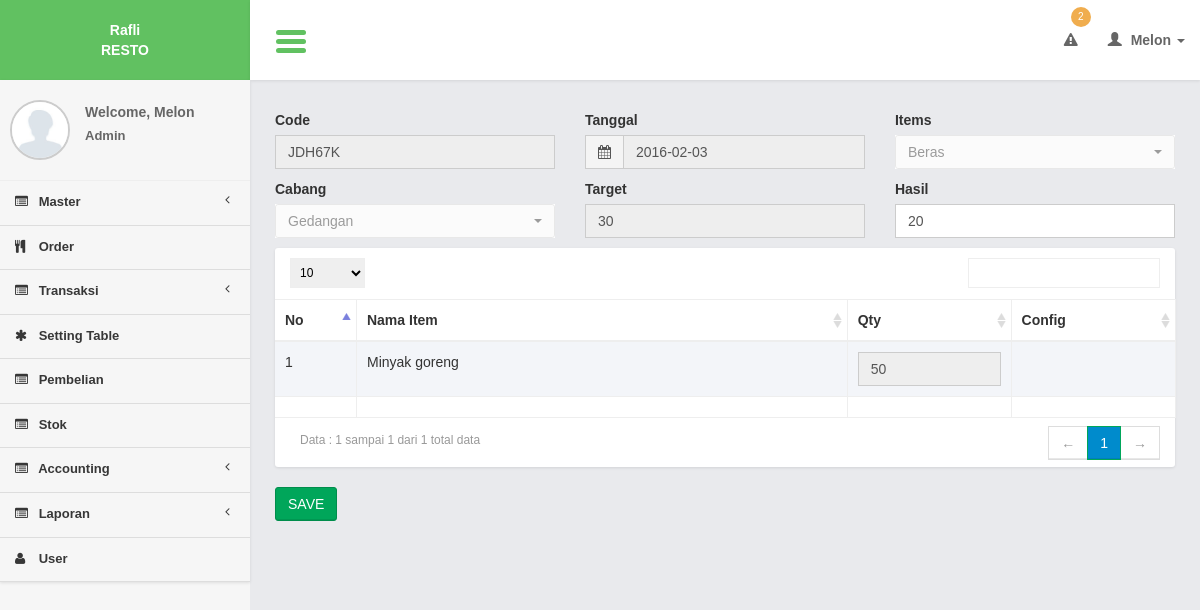
Screenshot of /controllers/transaksi_produksi.php?page=form&id=5 (signed in) with the database file from the repository.
### tables this page shows
CREATE TABLE `transaction_productions` (
  `transaction_production_id` int(11) NOT NULL,
  `branch_id` int(11) NOT NULL,
  `transaction_production_code` varchar(100) NOT NULL,
  `transaction_production_date` date NOT NULL,
  `item_id` int(11) NOT NULL,
  `transaction_production_target` int(11) NOT NULL,
  `transaction_production_hasil` int(11) NOT NULL
);

CREATE TABLE `items` (
  `item_id` int(11) NOT NULL,
  `item_name` varchar(100) NOT NULL,
  `unit_id` int(11) NOT NULL,
  `item_limit` int(11) NOT NULL
);

CREATE TABLE `branches` (
  `branch_id` int(11) NOT NULL,
  `branch_name` varchar(200) NOT NULL,
  `branch_img` text NOT NULL,
  `branch_desc` text NOT NULL,
  `branch_address` text NOT NULL,
  `branch_phone` varchar(100) NOT NULL,
  `branch_city` varchar(100) NOT NULL,
  `branch_type_id` int(11) NOT NULL
);

CREATE TABLE `transaction_production_details` (
  `transaction_production_detail_id` int(11) NOT NULL,
  `transaction_production_id` int(11) NOT NULL,
  `item_id` int(11) NOT NULL,
  `transaction_production_detail_qty` int(11) NOT NULL,
  `user_id` int(11) NOT NULL
);

### models/transaksi_produksi_model.php (called while the page is built, shortened)
<?php
function read_id($table_id){
	$query = mysql_query("select * from transaction_productions where transaction_production_id = '$table_id'");
	$row = mysql_fetch_object($query);
	return $row;
}
function select_detail($id,$user_id){
	 $query = mysql_query("select a.*,c.item_name
							  from transaction_production_details a
							  join items c on c.item_id = a.item_id
							  where a.transaction_production_id = '$id' and a.user_id = $user_id
							  order by a.transaction_production_id
							  ");
	return $query;
}
?>

### views/transaksi_produksi/form.php (the view, shortened to what this page needs)
<section class="content">
            <div class="row">
            <div class="col-xs-4">
           <div class="form-group">
                                            <label>Code</label>
                                            <input <? if ($row->transaction_production_id) {?> readonly <? }?> required type="text" id="i_code" name="i_code" class="form-control" placeholder="Masukkan code transaksi....." value="<?=$row->transaction_production_code ?>"/>
                                        </div>
            </div>
            <div class="col-xs-4">
            <div class="form-group">
             <label>Tanggal </label>
             <div class="input-group">
                                            <div class="input-group-addon">
                                                <i class="fa fa-calendar"></i>
                                            </div>
                                            <input type="text" <? if ($row->transaction_production_id) {?> readonly <? }?> required class="form-control pull-right" id="date_picker1" name="i_date" value="<?=$row->transaction_production_date ?>"/>
                                        </div>
            </div>
            </div>
             <div class="col-xs-4">
             <div class="form-group">
                                         <label>Items </label>
                                        <select name="i_item" id="i_item" <? if ($row->transaction_production_id) {?> disabled <? }?>  class="selectpicker show-tick form-control" data-live-search="true" onChange="load_data(this.value)" >
                                         <?php
                                        $query_item7 = mysql_query("select * from items order by item_id
																	");
                                        while($row_item7 = mysql_fetch_array($query_item7)){
                                        ?>
                                        <option value="<?= $row_item7['item_id']?>"><?php
										echo $row_item7['item_name']; ?></option>
                                        <?php
                                        }
                                        ?>
                                        </select>
                                      	</div>
            </div>
            <div class="col-xs-4">
             <div class="form-group">
                                         <label>Cabang  </label>
                                        <select name="i_cabang" id="i_cabang" <? if ($row->transaction_production_id) {?> disabled <? }?>  class="selectpicker show-tick form-control" data-live-search="true" onChange="load_data(this.value)" >
                                        <?php
                                        $query_branch = mysql_query("select a.*
																	from branches a
																	where branch_type_id = 2
																	order by branch_id
																	");
                                        while($row_branch = mysql_fetch_array($query_branch)){
                                        ?>
                                        <option value="<?= $row_branch['branch_id']?>"<?php if($row_branch['branch_id'] == $row->branch_id){ ?> selected="selected" <?php }?>><?php
										echo $row_branch['branch_name']; ?></option>
                                        <?php
                                        }
                                        ?>
                                        </select>
                                      	</div>
            </div>
            <div class="col-xs-4">
           <div class="form-group">
                                            <label>Target</label>
                                            <input required type="text" <? if ($row->transaction_production_id) {?> readonly <? }?> id="i_target" name="i_target" class="form-control" placeholder="Masukkan code target....." value="<?=$row->transaction_production_target ?>"/>
                                        </div>
            </div>
            <div class="col-xs-4">
           <div class="form-group">
                                            <label>Hasil</label>
                                            <input required <? if (!$row->transaction_production_id) {?> readonly <? }?> type="text" id="i_hasil" name="i_hasil" class="form-control" placeholder="Masukkan code hasil....." value="<?=$row->transaction_production_hasil ?>"/>
                                        </div>
            </div>
             <div class="row">
                        <div class="col-xs-12">
                            <div class="box">
                                    <table id="example1" class="table table-bordered table-striped">
                                        <thead>
                                            <tr>
                                            	<th width="5%">No</th>
                                                <th width="30%">Nama Item</th>
                                                  <th width="10%">Qty</th>
                                                   <th width="10%">Config</th>
                                            </tr>
                                        </thead>
                                        <tbody>
                                         <?php
                                           $no = 1;
										   while($row_item = mysql_fetch_array($query_item)){
                                            ?>
                                            <tr>
                                            	<td><?= $no?></td>
                                               <td><?= $row_item['item_name']?></td>
                                               <td>
                                             <input <? if ($row->transaction_production_id) {?> readonly="readonly" <? }?> name="i_qty_<?php echo $row_item['transaction_production_detail_id']?>" type="text" id="i_qty_<?php echo $row_item['transaction_production_detail_id']?>" value="<?php echo $row_item['transaction_production_detail_qty']?>"  class="form-control" onchange="edit_qty_<?php echo $row_item['transaction_production_detail_id']?>(this.value)" />
                                             </td>
                                               <td style="text-align:center;"><? if (!$row->transaction_production_id) {?>
                                                    <a href="javascript:void(0)" onclick="confirm_delete(<?= $row_item['transaction_production_detail_id']; ?>,'transaksi_produksi.php?page=delete_item&id=')" class="btn btn-default" ><i class="fa fa-trash-o"></i></a><? }?>
                                                </td>
                                            </tr>
                                            <?php
											$no++;
                                            }
											?>
                                        </tbody>
                                         <tfoot>
                                          <tr>
                                          <td></td>
                                          <td><? if (!$row->transaction_production_id) {?>
                                         <? }?></td>
                                          <td><input type="hidden" id="i_total" value="<?=$no?>"></td>
                                            <td align="right" valign="middle" style="font-size:22px;"><strong</strong></td>
                                           </tr>
                                         </tfoot>
                                    </table>
                   </div>
                             <a href="javascript: go_to_payment()"  class="btn btn-success" >SAVE</a>
                        </div>
                    </div>
</section>

### css/AdminLTE.css (style rules this page uses)
html { font-family: 'Source Sans Pro', sans-serif; -webkit-font-smoothing: antialiased; min-height: 100%; background: #E9EAED; }
body { font-family: 'Source Sans Pro', sans-serif; -webkit-font-smoothing: antialiased; min-height: 100%; }
a { color: #3c8dbc; }
.content { padding: 30px 10px; }
.table-striped > tbody > tr:nth-child(odd), .table-striped > tbody > tr:nth-child(odd) { background:#F3F5F9; }
.form-control { -webkit-border-radius: 0px !important; -moz-border-radius: 0px !important; border-radius: 0px !important; box-shadow: none; }
.input-group .input-group-addon { border-radius: 0; background-color: #f4f4f4; }
.box { position: relative; margin-bottom: 20px; -webkit-border-radius: 3px; -moz-border-radius: 3px; border-radius: 3px !important; width: 100%; background:#fff; box-shadow: 0 1px 3px rgba(0, 0, 0, 0.1); }
.btn { font-weight: 500; -webkit-border-radius: 3px; -moz-border-radius: 3px; border-radius: 3px; border: 1px solid transparent; -webkit-box-shadow: inset 0px -2px 0px 0px rgba(0, 0, 0, 0.09); -moz-box-shadow: inset 0px -2px 0px 0px rgba(0, 0, 0, 0.09); box-shadow: inset 0px -1px 0px 0px rgba(0, 0, 0, 0.09); }
.btn.btn-success { background-color: #00a65a; border-color: #008d4c; }

### css/tooltip/tooltip-classic.css (style rules this page uses)
html, body { margin:0; height:100%; }

### rows the page displays
transaction_productions: i_code "JDH67K", i_date "2016-02-03", i_target "30", i_hasil "20"
items: item_name "Beras"
branches: branch_name "Gedangan"
transaction_production_details: item.item_name "Minyak goreng", transaction_production_detail_qty "50"

### other values shown
count_stock_limit() "2"
$user_data[0] "Melon"
$user_data[1] "Admin"
